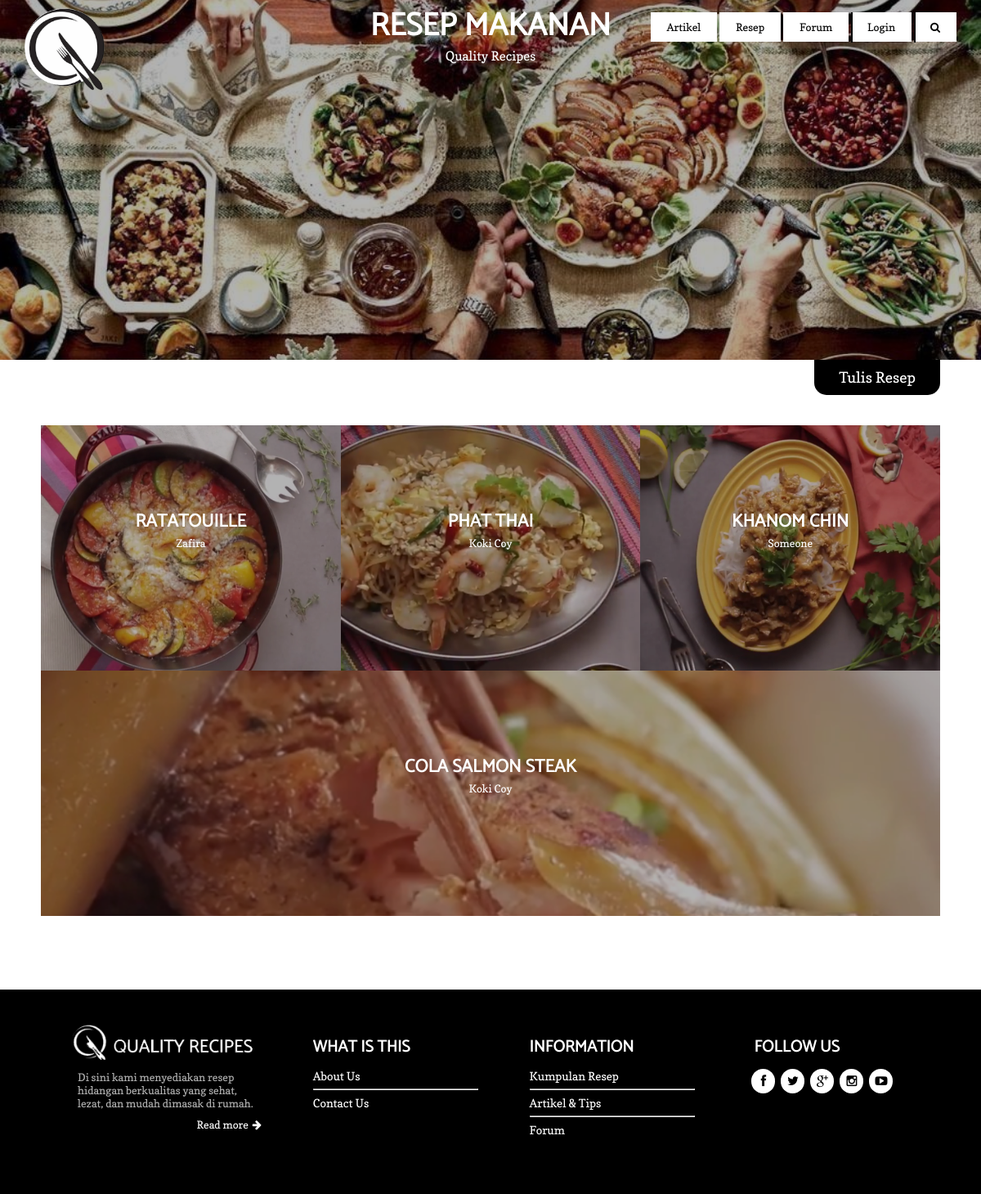
Screenshot of /Resep/index.php with the database file from the repository.
### tables this page shows
CREATE TABLE `tb_resep` (
  `id_resep` int(255) NOT NULL,
  `id_akun` int(255) NOT NULL,
  `judul` varchar(100) NOT NULL,
  `bahan` text NOT NULL,
  `cara` text NOT NULL,
  `foto` varchar(300) NOT NULL,
  `jenis` varchar(100) NOT NULL
);

CREATE TABLE `tb_akun` (
  `id_akun` int(255) NOT NULL,
  `nama` varchar(50) NOT NULL,
  `username` varchar(30) NOT NULL,
  `password` varchar(50) NOT NULL,
  `tentang` text NOT NULL,
  `foto` varchar(300) NOT NULL
);

### php/ceklogin.php (called while the page is built, shortened)
<?php
$logged = false;
?>

### Resep/index.php (the view, shortened to what this page needs)
<!DOCTYPE html>
<html>
    <head>
        <link rel="stylesheet" href="../css/style.css">
        <link rel="stylesheet" href="../css/query.css">
        <link rel="stylesheet" href="../css/top.css">
        <link rel="stylesheet" href="../css/recipe.css">
        <link rel="stylesheet" href="../css/font-awesome.css">
        <?php
        require_once "../php/connect.php";
        require_once "../php/ceklogin.php";
        ?>
    </head>
    <body>
        <div class="header">
            <a href="../"><img class="logo" src="../images/logoo.png"></a>
            <div class="nav" id="nav">
                <div class="nav-item" id="nav-article"><a class="nav-item-a" href="../Artikel/">Artikel</a></div>
                <div class="nav-item" id="nav-recipes"><a class="nav-item-a" href="javaascript:void(0)">Resep</a>
                </div>
                <div class="nav-item" id="nav-forum"><a class="nav-item-a" href="../Forum/">Forum</a></div>
                <div class="nav-item" id="nav-login">
                    <div style="width: 2px; height: 49%; background: black; float: left; position: absolute;"></div>
                    <?php if($logged == false) { ?>
                    <a class="nav-item-a" href="../Login/">Login</a>
                    <?php } ?>
                </div>
                <div class="nav-item pointer" id="nav-search" onclick="search()">
                    <div style="width: 2px; height: 49%; background: black; float: left; position: absolute;"></div>
                    <a class="nav-item-a"><i class="fa">&#xf002;</i></a>
                </div>
            </div>
        </div>
        <section class="top">
            <div class="top-bg" style="background-image: url(../images/food.jpg)">
                <div class="bg-bg">
                    <h1 class="main-h1">Resep Makanan</h1>
                    <p class="main-p">Quality Recipes</p>
                </div>
            </div>
        </section>
        <div class="container">
            <a href="<?php if($logged == false){ echo '../Login'; } else{ echo './create.php'; } ?>"><div class="add-cont">
                Tulis Resep
            </div></a>
            <section class="menu">
                <?php
                $sql = 'SELECT * FROM tb_resep WHERE jenis="makan" ORDER BY id_resep DESC';
                $result = mysqli_query($connect, $sql);
                $total = mysqli_num_rows($result);
                $loop = 0;
                while($total > 0) {
                ?>
                <div class="menu-list">
                    <?php
                    $total_item = 3;
                    if($total >= 3){ $total_item = 3;} else { $total_item = $total;}
                    $sql = 'SELECT * FROM tb_resep WHERE jenis="makan" ORDER BY id_resep DESC LIMIT '.$loop.', '.$total_item.'';
                    $result = mysqli_query($connect, $sql);
                    if($result) {
                        if(mysqli_num_rows($result)) {
                            while($row = mysqli_fetch_assoc($result)) {
                    ?>
                    <div class="menu-item" style="background-image: url(../upload/resep/<?php echo $row['foto']; ?>)">
                        <a href="./View?res=<?php echo $row['id_resep']; ?>"><div class="menu-item-cover">
                            <span>
                                <h1><?php echo $row['judul']; ?></h1>
                                <p>
                                <?php
                                $sql_akun = 'SELECT * FROM tb_akun WHERE id_akun='.$row['id_akun'];
                                $result_akun = mysqli_query($connect, $sql_akun);
                                if($result_akun) {
                                    if(mysqli_num_rows($result_akun)) {
                                        if($row_akun = mysqli_fetch_assoc($result_akun)) {
                                            echo $row_akun['nama'];
                                        }
                                    }
                                }
                                ?>
                                </p>
                            </span>
                        </div></a>
                    </div>
                    <?php
                            }
                        }
                    }
                    ?>
                </div>
                <?php
                    $total = $total - 3;
                    $loop = $loop + 3;
                }
                ?>
            </section>
        </div>
        <section class="footer">
            <div class="footer-cont">
                <div class="footer-col footer-about">
                    <a href="../"><img class="footer-logo" src="../images/logos.png"></a>
                    <p class="footer-about-p">Di sini kami menyediakan resep hidangan berkualitas yang sehat, lezat, dan mudah dimasak di rumah.</p>
                    <a class="footer-about-a" href="../About/">Read more<i class="fa footer-about-i">&#xf061;</i></a>
                </div>
                <div class="footer-col">
                    <h1 class="footer-h1">What is this</h1>
                    <a class="footer-a" href="../About/">About Us</a>
                    <hr width="200px">
                    <a class="footer-a" href="../About/">Contact Us</a>
                </div>
                <div class="footer-col">
                    <h1 class="footer-h1">Information</h1>
                    <a class="footer-a" href="../Resep/">Kumpulan Resep</a>
                    <hr width="200px">
                    <a class="footer-a" href="../Artikel/">Artikel &amp; Tips</a>
                    <hr width="200px">
                    <a class="footer-a" href="../Forum/">Forum</a>
                </div>
                <div class="footer-follow">
                    <h1 class="follow-h1">Follow Us</h1>
                    <a href="#"><div class="icon-cont"><i class="fa icon-follow">&#xf09a;</i></div></a>
                    <a href="#"><div class="icon-cont"><i class="fa icon-follow">&#xf099;</i></div></a>
                    <a href="#"><div class="icon-cont"><i class="fa icon-follow">&#xf0d5;</i></div></a>
                    <a href="#"><div class="icon-cont"><i class="fa icon-follow">&#xf16d;</i></div></a>
                    <a href="#"><div class="icon-cont"><i class="fa icon-follow">&#xf16a;</i></div></a>
                </div>
            </div>
        </section>
    </body>
</html>

### css/style.css (style rules this page uses)
* { margin: 0; color: black; text-decoration: none; font-size: 13px; font-family: copse; }
h1 { text-transform: uppercase; font-family: catamaran; }
hr { margin: 7px 0; }
.pointer { cursor: pointer; }
.container { margin-top: -10px; background: white; margin-bottom: 250px; }
.header { position: fixed; top: 0; width: 100%; height: 75px; background: none; transition: .5s; z-index: 5; }
.logo { height: 100px; margin: 10px 30px; transition: .3s; float: left; }
.nav { float: right; margin: 15px 30px; height: 40px; }
.nav-item { display: inline-block; background: white; transition: .3s; cursor: pointer; }
.nav-item-a { display: inline-block; padding: 10px 20px; }
.bg-bg { background-color: rgba(0, 0, 0, 0.3); width: 100%; height: 100%; display: table; border-collapse: collapse; }
.main-h1 { padding: 0 10px; color: white; text-align: center; font-size: 3em; }
.main-p { color: white; text-align: center; font-size: 1.2em; margin-top: -5px; }
.footer { background: black; padding-bottom: 70px; width: 100%; z-index: -1; position: fixed; bottom: 0; }
.footer-cont { width: 1100px; margin: auto; padding-top: 15px; }
.footer-col { display: inline-table; margin: 0 30px; max-width: 240px; top: 0; }
.footer-about { transform: translateY(20px); }
.footer-logo { width: 100%; }
.footer-about-p { padding-left: 15px; color: #b2b2b2; display: inline-block; }
.footer-about-a { margin-top: 10px; padding-left: 5px; color: white; display: inline-block; float: right; }
.footer-about-i { color: white; padding-left: 5px; }
.footer-h1 { color: white; font-size: 20px; margin-bottom: 10px; }
.footer-a { color: white; font-size: 14px; }
.icon-cont { display: inline-block; background: white; padding: 7px; width: 15px; border-radius: 30px; margin-left: 7px; text-align: center; transition: .2s; }
.footer-follow { display: inline-table; max-width: 240px; margin: 0 30px; }
.icon-follow { font-size: 15px; }
.follow-h1 { color: white; margin-left: 10px; margin-bottom: 10px; font-size: 20px; }
.add-cont { position: relative; float: right; right: 50px; border-radius: 0 0 15px 15px; padding: 10px 30px; background-color: black; color: white; width: auto; font-size: 1.4em; transition: .3s; }

### css/top.css (style rules this page uses)
.top-bg { width: 100%; height: 450px; background-size: cover; background-repeat: no-repeat; background-position: center; }

### css/recipe.css (style rules this page uses)
.menu { max-width: 1100px; padding: 80px 30px; padding-bottom: 90px; margin: auto; }
.menu-list { display: flex; flex-direction: row; justify-content: center; width: 100%; height: 300px; display: table; }
.menu-item { display: table-cell; position: relative; background-size: cover; background-position: center; }
.menu-item span { width: 100%; position: inherit; text-align: center; }
.menu-item span h1 { color: white; font-size: 1.7em; margin-top: 100px; }
.menu-item span p { color: white; }
.menu-item-cover { position: absolute; width: 100%; height: 100%; background-color: rgba(0, 0, 0, .3); transition: .4s; }

### rows the page displays
tb_resep: foto (picture), judul "RATATOUILLE", id_akun.nama "Zafira"
tb_resep: foto (picture), judul "PHAT THAI", id_akun.nama "Koki Coy"
tb_resep: foto (picture), judul "KHANOM CHIN", id_akun.nama "Someone"
tb_resep: foto (picture), judul "COLA SALMON STEAK", id_akun.nama "Koki Coy"
